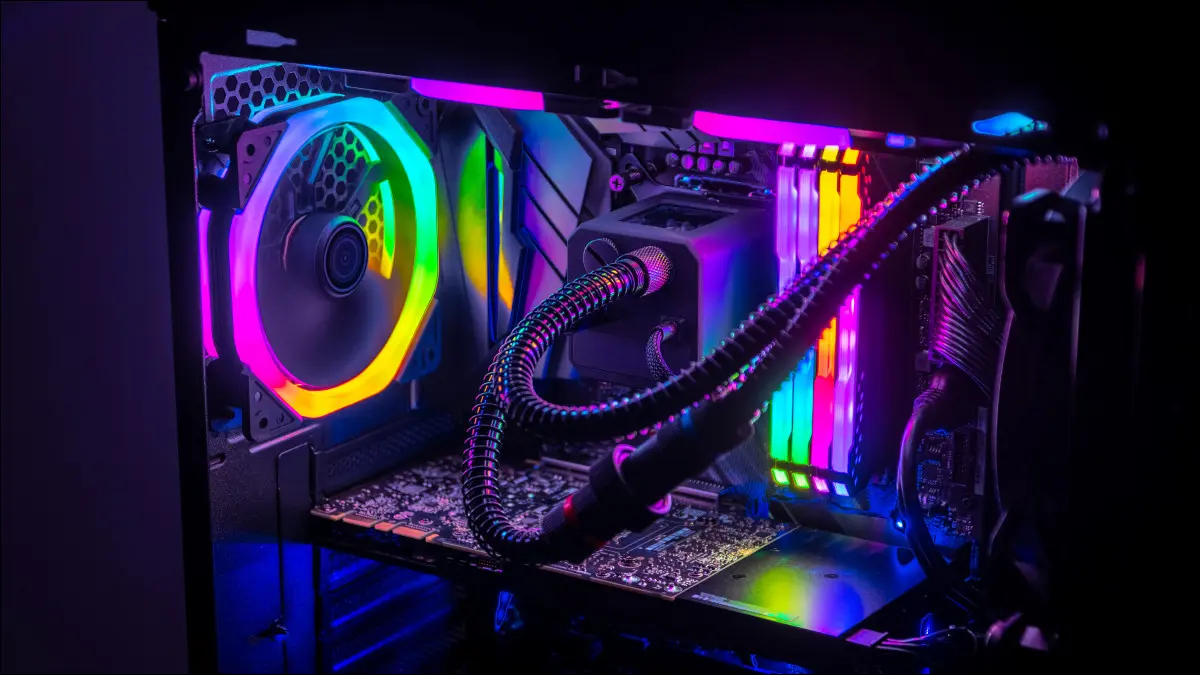
#> input picture rgb_header.png, 1200 x 675 px, found by its file name
$ python test2_matplot.py
#> lines starting #> are read from the running program, lines starting #| are printed output that depends on the picture
import cv2
from matplotlib import pyplot as plt

def matplotlib():
    img = cv2.imread('/home/nano/Desktop/LSTM/rgb_header.png', cv2.IMREAD_COLOR)
#> img is the input picture: shape (675, 1200, 3); mean B, G, R 60, 23.8, 33.5

    fig = plt.figure()
    fig.canvas.set_window_title('JetsonNano_matplot')
    plt.imshow(img)
    plt.xticks([])
    plt.yticks([])
    plt.show()

    fig = plt.figure()
    fig.canvas.set_window_title('JetsonNano_')
    b,g,r = cv2.split(img)
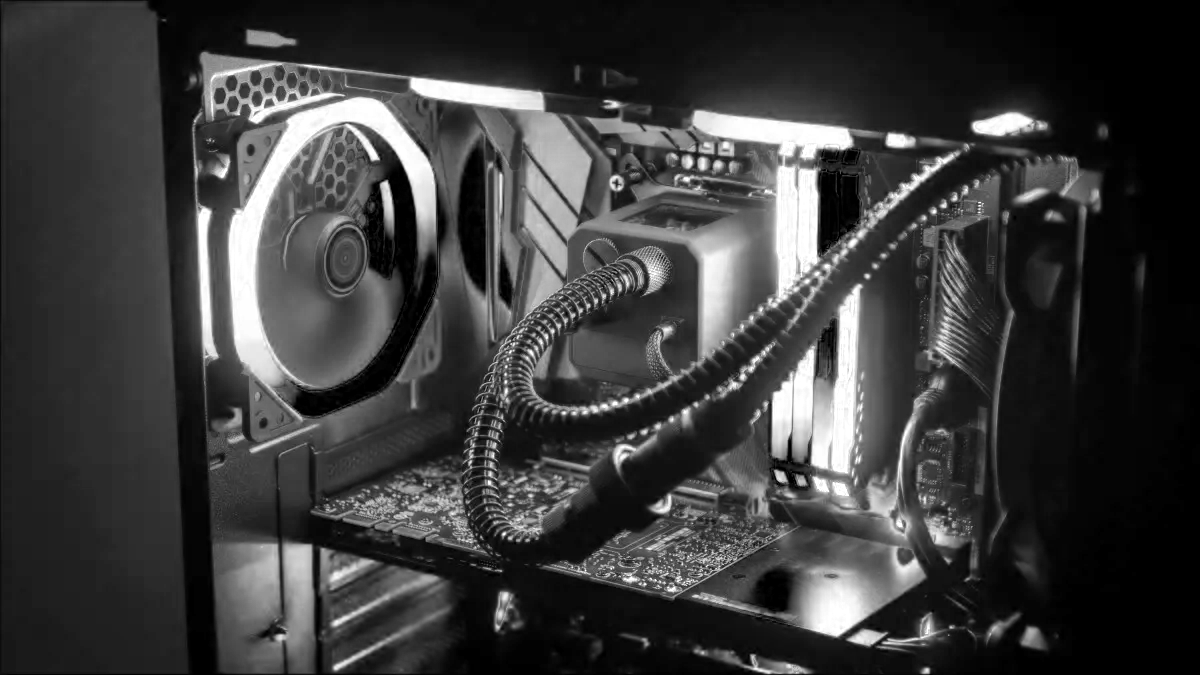
#> b: shape (675, 1200); min 0, max 255, mean 60
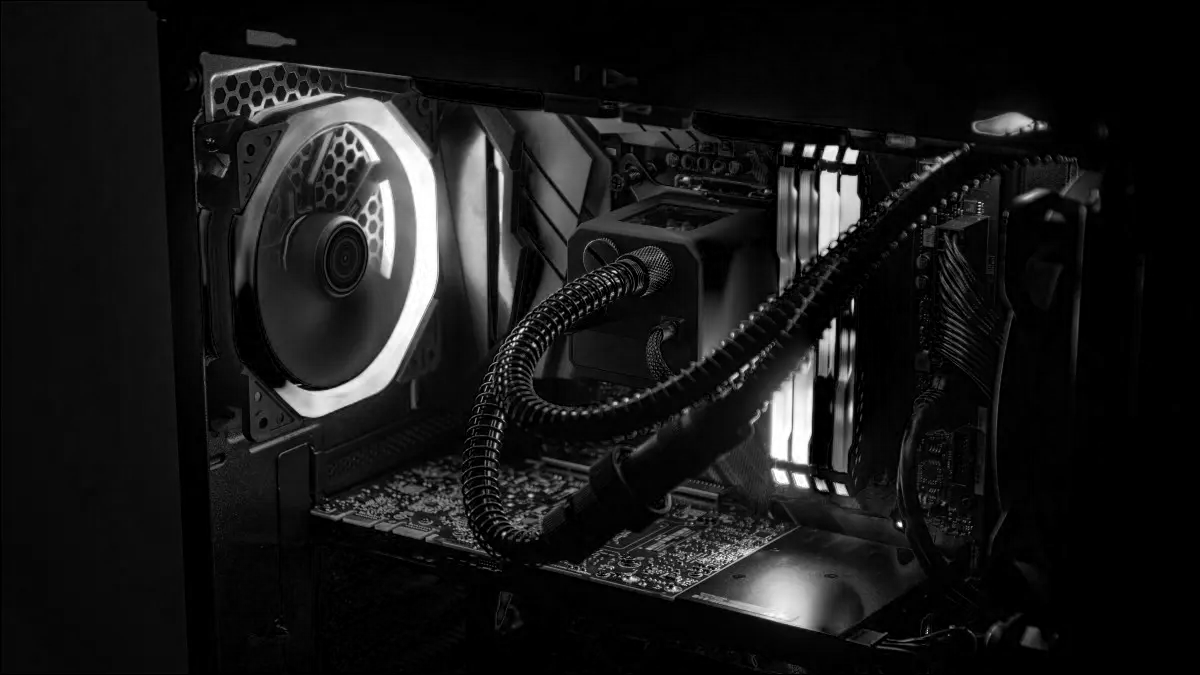
#> g: shape (675, 1200); min 0, max 255, mean 23.8
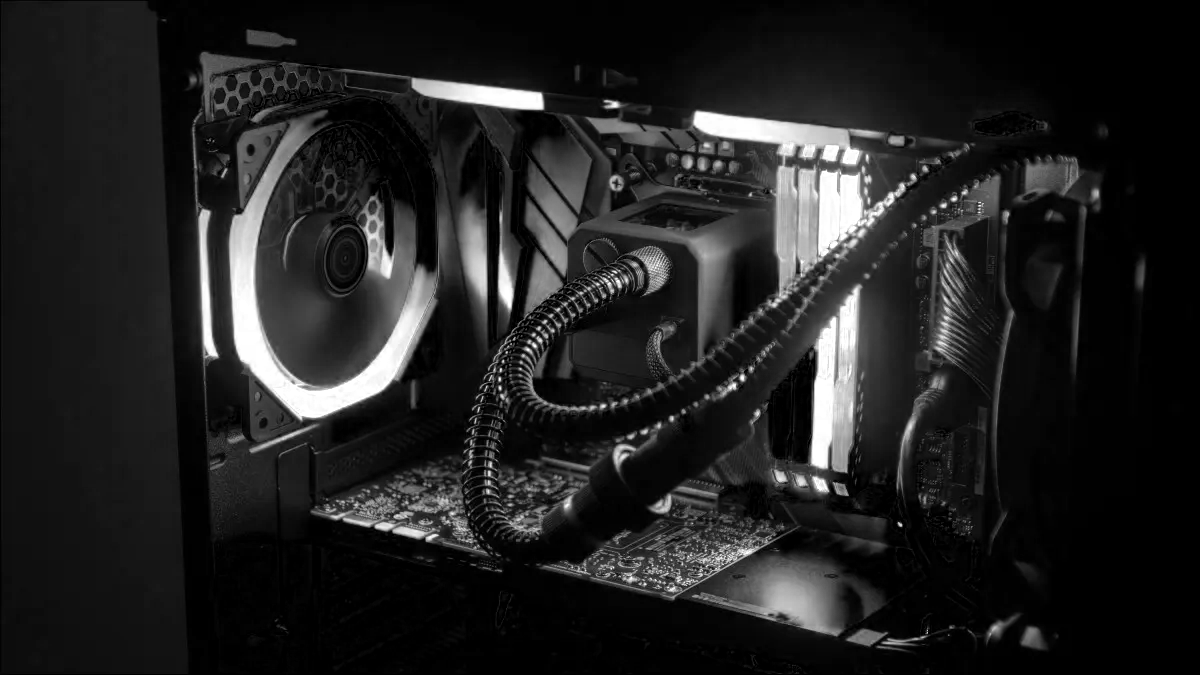
#> r: shape (675, 1200); min 0, max 255, mean 33.5
    img2 = cv2.merge([r,g,b])
    plt.imshow(img2)
    plt.xticks([])
    plt.yticks([])
    plt.show()


matplotlib()

$ run again, with jungle1.png copied over rgb_header.png
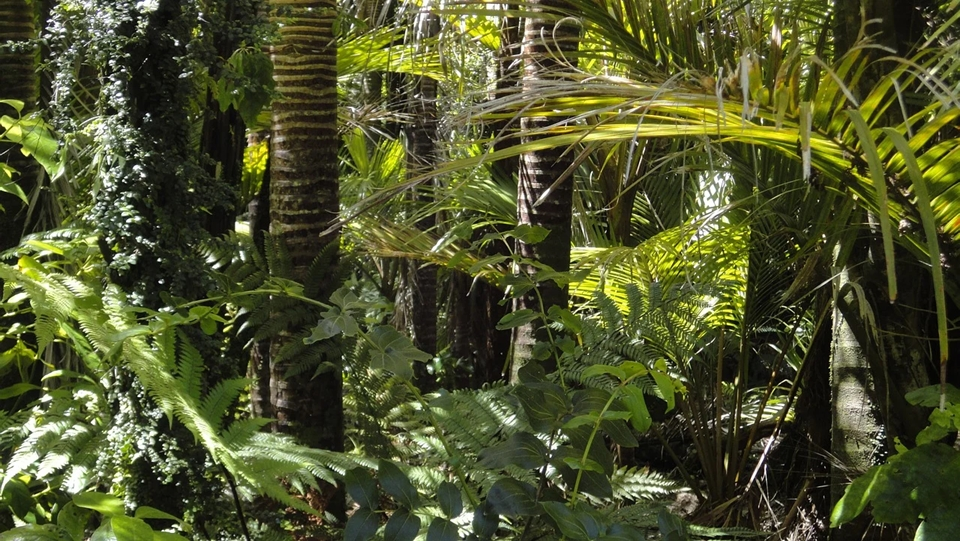
#> input picture jungle1.png, 960 x 541 px, found by its file name
#> in matplotlib, img is the input picture: shape (541, 960, 3); mean B, G, R 44.2, 82.4, 77.7
#> in matplotlib, `b,g,r = cv2.split(img)`:
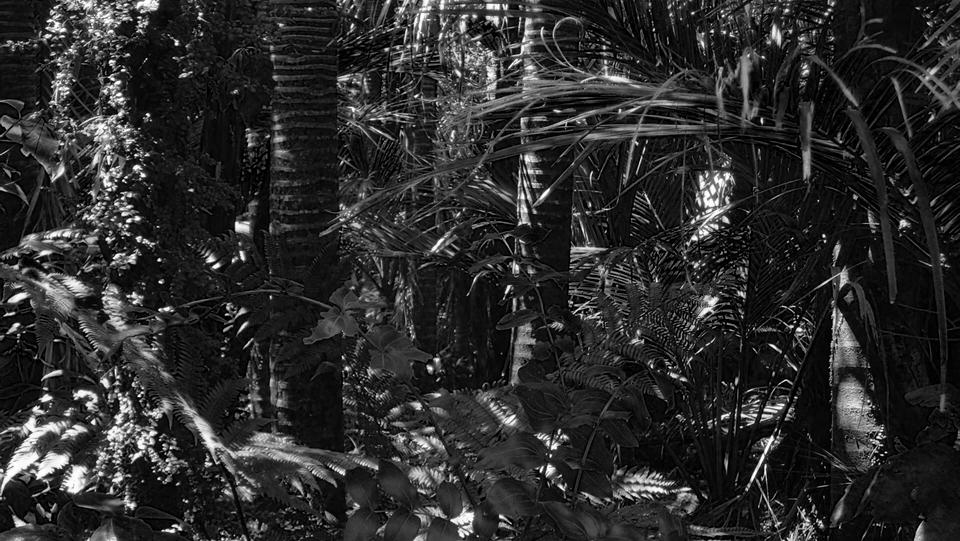
#> b: shape (541, 960); min 0, max 255, mean 44.2
#> in matplotlib, `b,g,r = cv2.split(img)`:
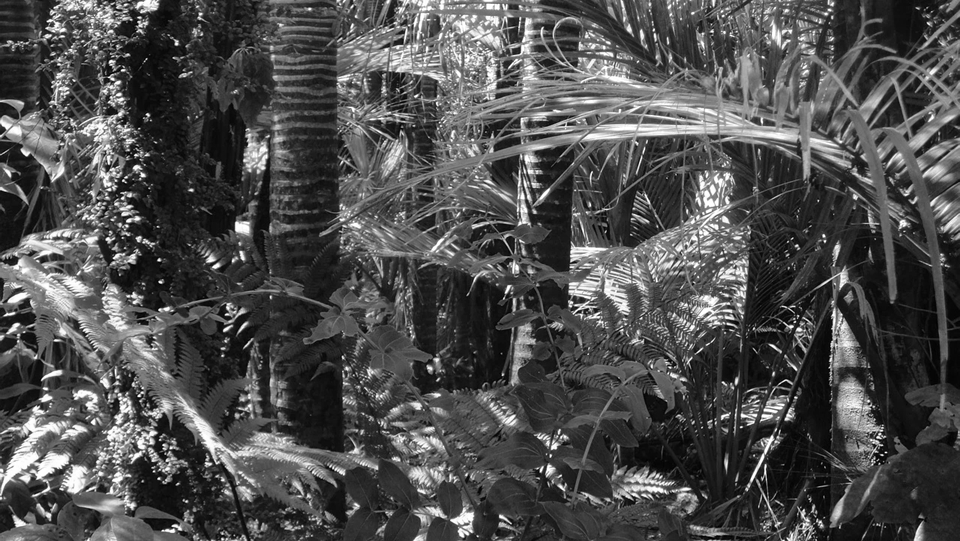
#> r: shape (541, 960); min 0, max 255, mean 77.7
